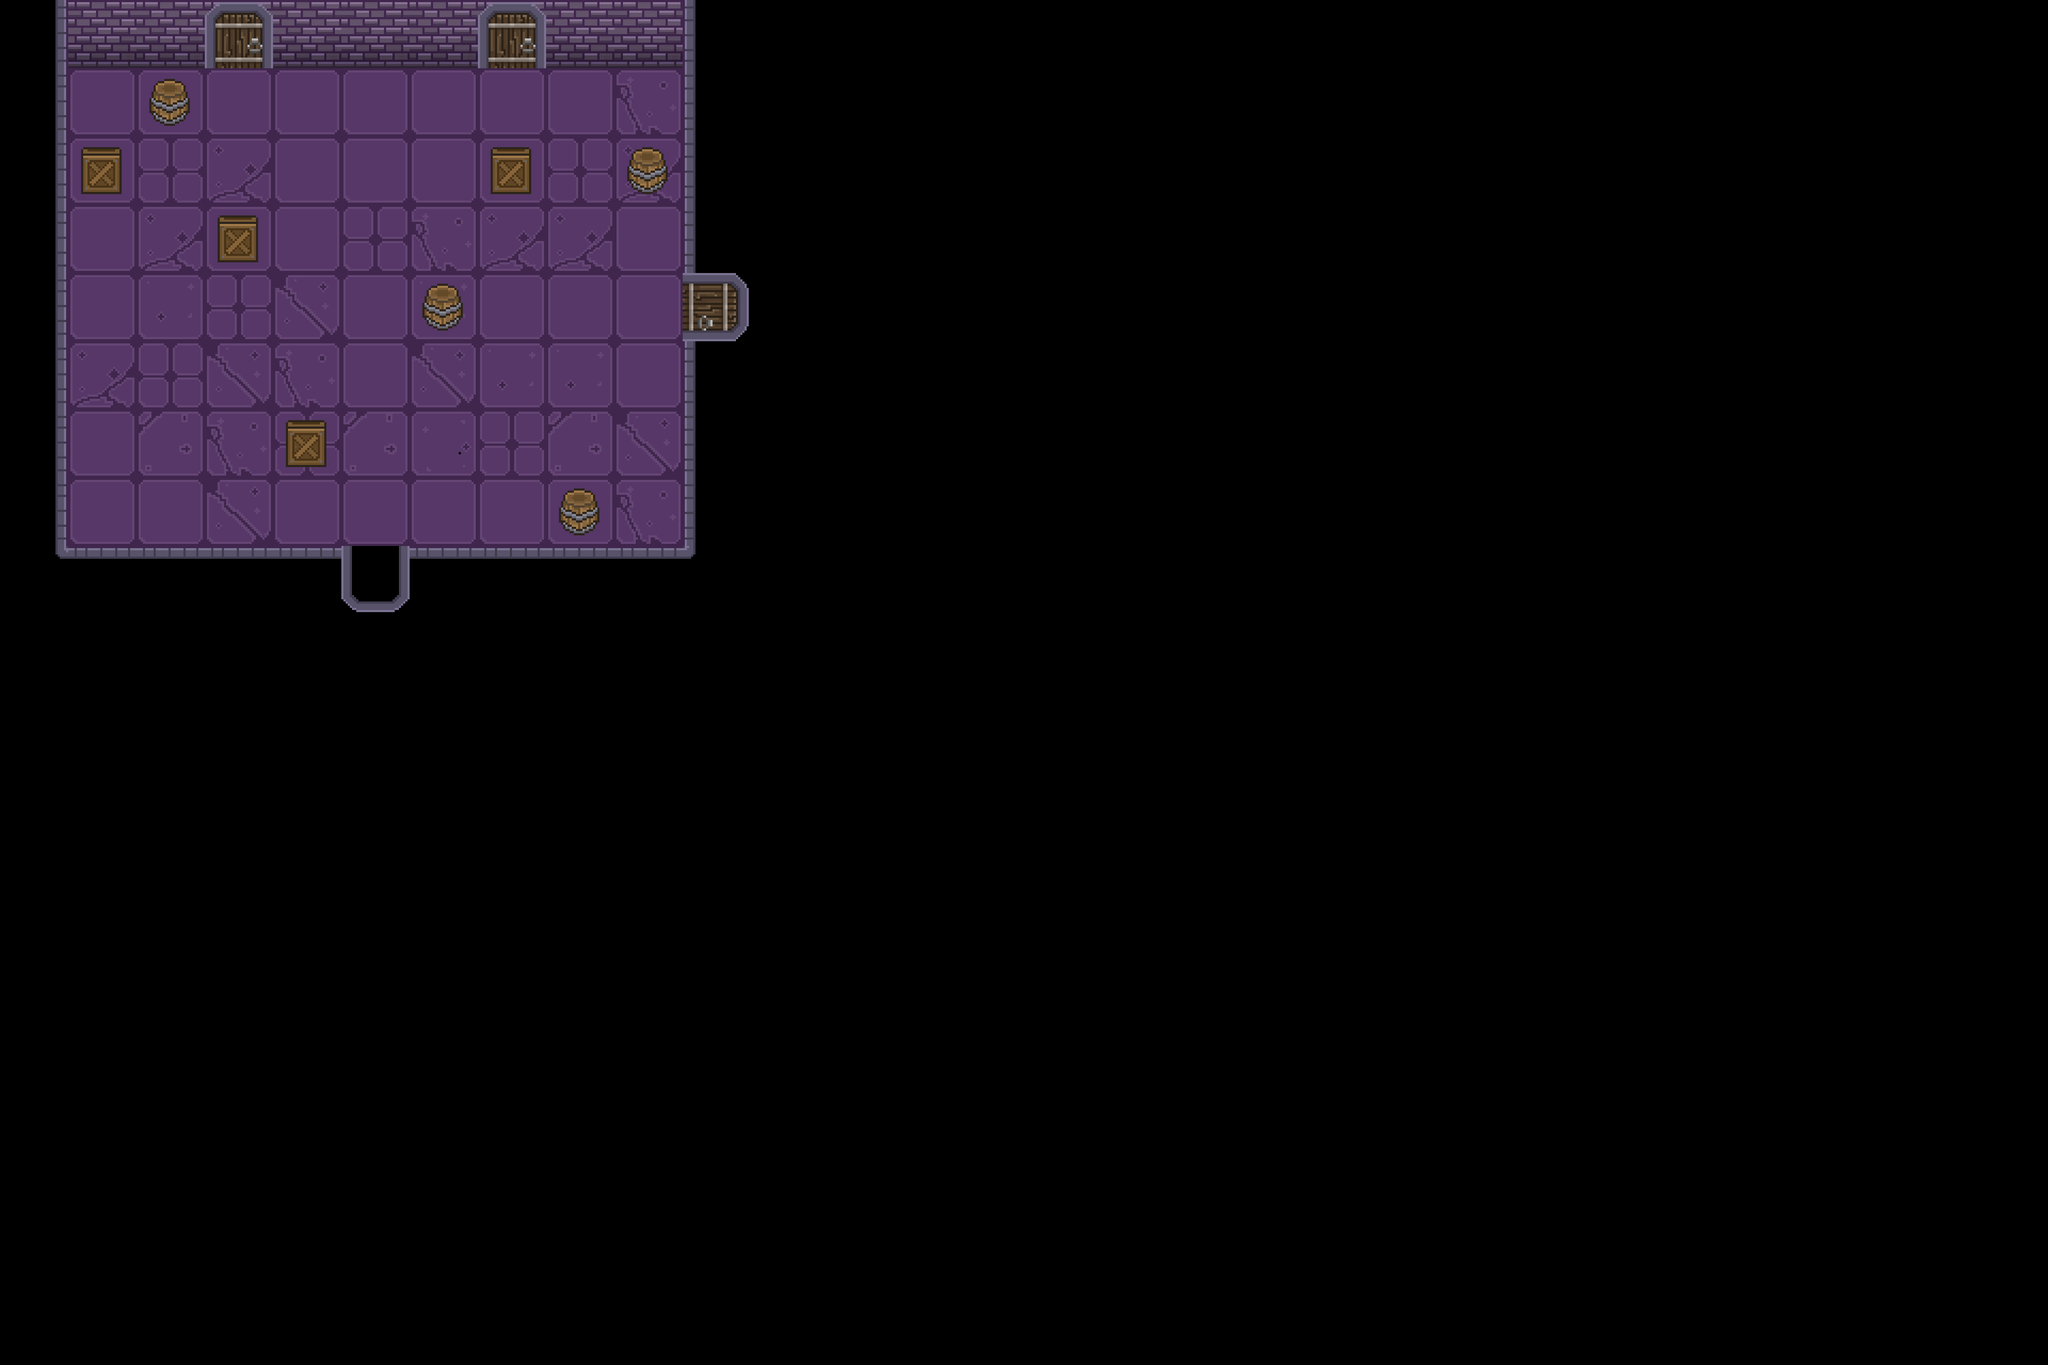

This is a level from a 2D game, rendered from its Tiled map with the project's own tilesets. A one-line summary and the complete map file follow:
An orthogonal 30x20 tile map with 128x128 px tiles, 3 tile layers (terrain, walls, objects) and 5 objects (3x door, player, capecão).

<map version="1.10" tiledversion="1.11.0" orientation="orthogonal" renderorder="right-down" width="30" height="20" tilewidth="128" tileheight="128" infinite="0" nextlayerid="7" nextobjectid="6">
 <tileset firstgid="1" source="dungeon_tile.tsx" />
 <layer id="1" name="terrain" width="30" height="20">
  <data encoding="csv">
0,0,0,0,0,0,0,0,0,0,0,0,0,0,0,0,0,0,0,0,0,0,0,0,0,0,0,0,0,0,
0,2,2,2,2,2,2,2,2,30,0,0,0,0,0,0,0,0,0,0,0,0,0,0,0,0,0,0,0,0,
0,2,29,27,2,2,2,2,29,27,0,0,0,0,0,0,0,0,0,0,0,0,0,0,0,0,0,0,0,0,
0,2,27,2,2,29,30,27,27,2,0,0,0,0,0,0,0,0,0,0,0,0,0,0,0,0,0,0,0,0,
0,2,8,29,28,2,8,2,2,2,0,0,0,0,0,0,0,0,0,0,0,0,0,0,0,0,0,0,0,0,
0,27,29,28,30,2,28,8,8,2,0,0,0,0,0,0,0,0,0,0,0,0,0,0,0,0,0,0,0,0,
0,2,19,30,29,19,31,29,19,28,0,0,0,0,0,0,0,0,0,0,0,0,0,0,0,0,0,0,0,0,
0,2,2,28,2,2,2,2,2,30,0,0,0,0,0,0,0,0,0,0,0,0,0,0,0,0,0,0,0,0,
0,0,0,0,0,0,0,0,0,0,0,0,0,0,0,0,0,0,0,0,0,0,0,0,0,0,0,0,0,0,
0,0,0,0,0,0,0,0,0,0,0,0,0,0,0,0,0,0,0,0,0,0,0,0,0,0,0,0,0,0,
0,0,0,0,0,0,0,0,0,0,0,0,0,0,0,0,0,0,0,0,0,0,0,0,0,0,0,0,0,0,
0,0,0,0,0,0,0,0,0,0,0,0,0,0,0,0,0,0,0,0,0,0,0,0,0,0,0,0,0,0,
0,0,0,0,0,0,0,0,0,0,0,0,0,0,0,0,0,0,0,0,0,0,0,0,0,0,0,0,0,0,
0,0,0,0,0,0,0,0,0,0,0,0,0,0,0,0,0,0,0,0,0,0,0,0,0,0,0,0,0,0,
0,0,0,0,0,0,0,0,0,0,0,0,0,0,0,0,0,0,0,0,0,0,0,0,0,0,0,0,0,0,
0,0,0,0,0,0,0,0,0,0,0,0,0,0,0,0,0,0,0,0,0,0,0,0,0,0,0,0,0,0,
0,0,0,0,0,0,0,0,0,0,0,0,0,0,0,0,0,0,0,0,0,0,0,0,0,0,0,0,0,0,
0,0,0,0,0,0,0,0,0,0,0,0,0,0,0,0,0,0,0,0,0,0,0,0,0,0,0,0,0,0,
0,0,0,0,0,0,0,0,0,0,0,0,0,0,0,0,0,0,0,0,0,0,0,0,0,0,0,0,0,0,
0,0,0,0,0,0,0,0,0,0,0,0,0,0,0,0,0,0,0,0,0,0,0,0,0,0,0,0,0,0
</data>
 </layer>
 <layer id="2" name="walls" width="30" height="20">
  <data encoding="csv">
38,3,3,3,3,3,3,3,3,3,3221225510,0,0,0,0,0,0,0,0,0,0,0,0,0,0,0,0,0,0,0,
38,0,0,0,0,0,0,0,0,0,3221225510,0,0,0,0,0,0,0,0,0,0,0,0,0,0,0,0,0,0,0,
38,0,0,0,0,0,0,0,0,0,3221225510,0,0,0,0,0,0,0,0,0,0,0,0,0,0,0,0,0,0,0,
38,0,0,0,0,0,0,0,0,0,3221225510,0,0,0,0,0,0,0,0,0,0,0,0,0,0,0,0,0,0,0,
38,0,0,0,0,0,0,0,0,0,3221225510,0,0,0,0,0,0,0,0,0,0,0,0,0,0,0,0,0,0,0,
38,0,0,0,0,0,0,0,0,0,3221225510,0,0,0,0,0,0,0,0,0,0,0,0,0,0,0,0,0,0,0,
38,0,0,0,0,0,0,0,0,0,3221225510,0,0,0,0,0,0,0,0,0,0,0,0,0,0,0,0,0,0,0,
38,0,0,0,0,0,0,0,0,0,3221225510,0,0,0,0,0,0,0,0,0,0,0,0,0,0,0,0,0,0,0,
3221225479,1610612774,1610612774,1610612774,1610612774,1610612774,1610612774,1610612774,1610612774,1610612774,2684354567,0,0,0,0,0,0,0,0,0,0,0,0,0,0,0,0,0,0,0,
0,0,0,0,0,0,0,0,0,0,0,0,0,0,0,0,0,0,0,0,0,0,0,0,0,0,0,0,0,0,
0,0,0,0,0,0,0,0,0,0,0,0,0,0,0,0,0,0,0,0,0,0,0,0,0,0,0,0,0,0,
0,0,0,0,0,0,0,0,0,0,0,0,0,0,0,0,0,0,0,0,0,0,0,0,0,0,0,0,0,0,
0,0,0,0,0,0,0,0,0,0,0,0,0,0,0,0,0,0,0,0,0,0,0,0,0,0,0,0,0,0,
0,0,0,0,0,0,0,0,0,0,0,0,0,0,0,0,0,0,0,0,0,0,0,0,0,0,0,0,0,0,
0,0,0,0,0,0,0,0,0,0,0,0,0,0,0,0,0,0,0,0,0,0,0,0,0,0,0,0,0,0,
0,0,0,0,0,0,0,0,0,0,0,0,0,0,0,0,0,0,0,0,0,0,0,0,0,0,0,0,0,0,
0,0,0,0,0,0,0,0,0,0,0,0,0,0,0,0,0,0,0,0,0,0,0,0,0,0,0,0,0,0,
0,0,0,0,0,0,0,0,0,0,0,0,0,0,0,0,0,0,0,0,0,0,0,0,0,0,0,0,0,0,
0,0,0,0,0,0,0,0,0,0,0,0,0,0,0,0,0,0,0,0,0,0,0,0,0,0,0,0,0,0,
0,0,0,0,0,0,0,0,0,0,0,0,0,0,0,0,0,0,0,0,0,0,0,0,0,0,0,0,0,0
</data>
 </layer>
 <layer id="3" name="objects" width="30" height="20">
  <data encoding="csv">
0,0,0,33,0,0,0,33,0,0,0,0,0,0,0,0,0,0,0,0,0,0,0,0,0,0,0,0,0,0,
0,0,26,0,0,0,0,0,0,0,0,0,0,0,0,0,0,0,0,0,0,0,0,0,0,0,0,0,0,0,
0,25,0,0,0,0,0,25,0,26,0,0,0,0,0,0,0,0,0,0,0,0,0,0,0,0,0,0,0,0,
0,0,0,25,0,0,0,0,0,0,0,0,0,0,0,0,0,0,0,0,0,0,0,0,0,0,0,0,0,0,
0,0,0,0,0,0,26,0,0,0,2684354593,0,0,0,0,0,0,0,0,0,0,0,0,0,0,0,0,0,0,0,
0,0,0,0,0,0,0,0,0,0,0,0,0,0,0,0,0,0,0,0,0,0,0,0,0,0,0,0,0,0,
0,0,0,0,25,0,0,0,0,0,0,0,0,0,0,0,0,0,0,0,0,0,0,0,0,0,0,0,0,0,
0,0,0,0,0,0,0,0,26,0,0,0,0,0,0,0,0,0,0,0,0,0,0,0,0,0,0,0,0,0,
0,0,0,0,0,3221225495,0,0,0,0,0,0,0,0,0,0,0,0,0,0,0,0,0,0,0,0,0,0,0,0,
0,0,0,0,0,0,0,0,0,0,0,0,0,0,0,0,0,0,0,0,0,0,0,0,0,0,0,0,0,0,
0,0,0,0,0,0,0,0,0,0,0,0,0,0,0,0,0,0,0,0,0,0,0,0,0,0,0,0,0,0,
0,0,0,0,0,0,0,0,0,0,0,0,0,0,0,0,0,0,0,0,0,0,0,0,0,0,0,0,0,0,
0,0,0,0,0,0,0,0,0,0,0,0,0,0,0,0,0,0,0,0,0,0,0,0,0,0,0,0,0,0,
0,0,0,0,0,0,0,0,0,0,0,0,0,0,0,0,0,0,0,0,0,0,0,0,0,0,0,0,0,0,
0,0,0,0,0,0,0,0,0,0,0,0,0,0,0,0,0,0,0,0,0,0,0,0,0,0,0,0,0,0,
0,0,0,0,0,0,0,0,0,0,0,0,0,0,0,0,0,0,0,0,0,0,0,0,0,0,0,0,0,0,
0,0,0,0,0,0,0,0,0,0,0,0,0,0,0,0,0,0,0,0,0,0,0,0,0,0,0,0,0,0,
0,0,0,0,0,0,0,0,0,0,0,0,0,0,0,0,0,0,0,0,0,0,0,0,0,0,0,0,0,0,
0,0,0,0,0,0,0,0,0,0,0,0,0,0,0,0,0,0,0,0,0,0,0,0,0,0,0,0,0,0,
0,0,0,0,0,0,0,0,0,0,0,0,0,0,0,0,0,0,0,0,0,0,0,0,0,0,0,0,0,0
</data>
 </layer>
 <objectgroup id="4" name="door">
  <object id="1" name="door" x="450" y="76" />
  <object id="2" name="door" x="956" y="78" />
  <object id="3" name="door" x="1328" y="578" />
 </objectgroup>
 <objectgroup id="5" name="player">
  <object id="4" name="player" x="700" y="982" />
 </objectgroup>
 <objectgroup id="6" name="capecao">
  <object id="5" name="capecão" x="790" y="962" />
 </objectgroup>
</map>
